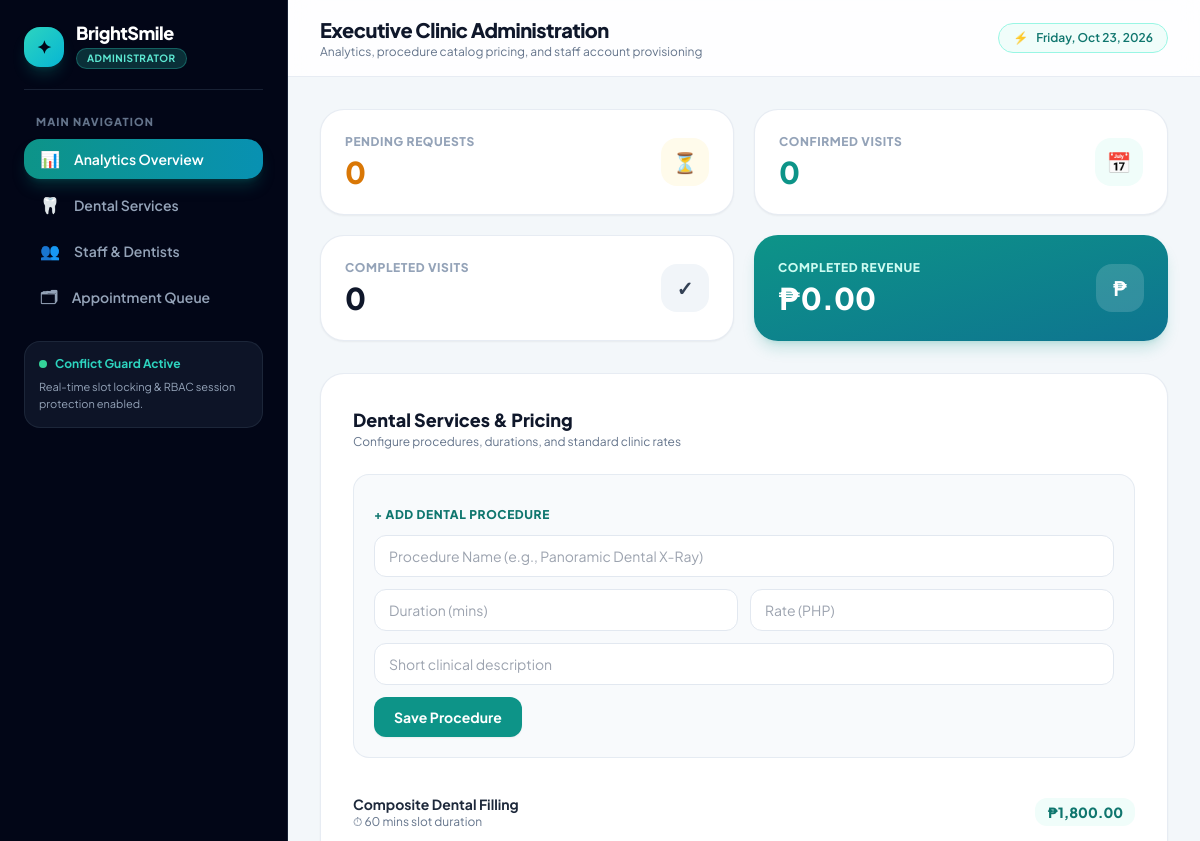
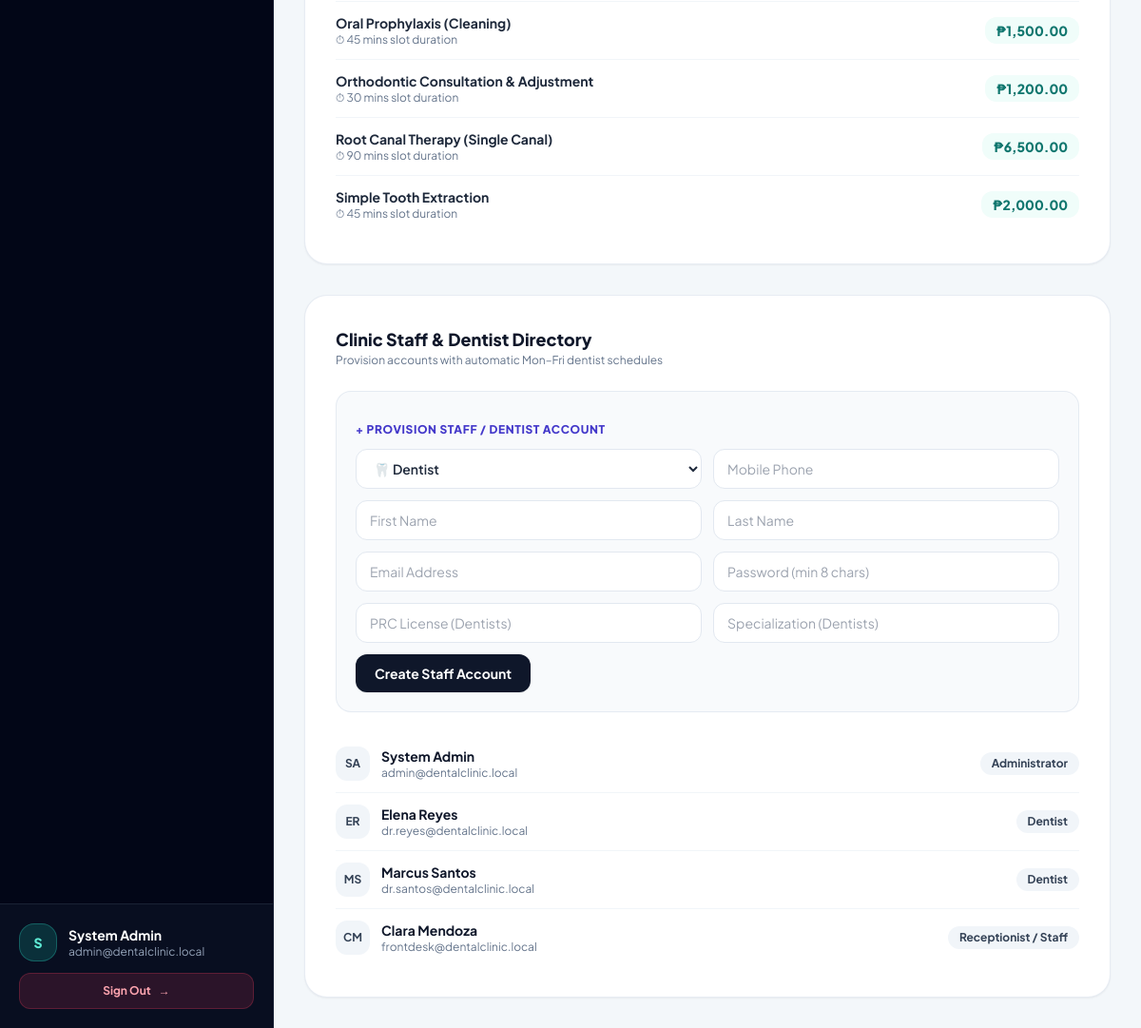
The app's page /public/admin/dashboard.php (signed in) with its own data (2 pictures, top to bottom).
### tables this page shows
CREATE TABLE `services` (
    `id` INT UNSIGNED AUTO_INCREMENT PRIMARY KEY,
    `name` VARCHAR(100) NOT NULL UNIQUE,
    `description` TEXT DEFAULT NULL,
    `duration_minutes` SMALLINT UNSIGNED NOT NULL DEFAULT 30 COMMENT 'Used to calculate end_time',
    `price` DECIMAL(10, 2) NOT NULL DEFAULT 0.00,
    `is_active` TINYINT(1) NOT NULL DEFAULT 1,
    `created_at` TIMESTAMP DEFAULT CURRENT_TIMESTAMP,
    `updated_at` TIMESTAMP DEFAULT CURRENT_TIMESTAMP ON UPDATE CURRENT_TIMESTAMP,
    INDEX `idx_services_active` (`is_active`)
);

CREATE TABLE `users` (
    `id` INT UNSIGNED AUTO_INCREMENT PRIMARY KEY,
    `role_id` TINYINT UNSIGNED NOT NULL,
    `first_name` VARCHAR(64) NOT NULL,
    `last_name` VARCHAR(64) NOT NULL,
    `email` VARCHAR(191) NOT NULL UNIQUE,
    `phone` VARCHAR(25) NOT NULL,
    `password_hash` VARCHAR(255) NOT NULL,
    `date_of_birth` DATE DEFAULT NULL COMMENT 'Primarily for patients',
    `license_number` VARCHAR(64) DEFAULT NULL COMMENT 'Applicable only to dentists',
    `specialization` VARCHAR(100) DEFAULT NULL COMMENT 'e.g., Orthodontics, Endodontics',
    `is_active` TINYINT(1) NOT NULL DEFAULT 1,
    `failed_login_attempts` TINYINT UNSIGNED NOT NULL DEFAULT 0,
    `locked_until` DATETIME DEFAULT NULL,
    `created_at` TIMESTAMP DEFAULT CURRENT_TIMESTAMP,
    `updated_at` TIMESTAMP DEFAULT CURRENT_TIMESTAMP ON UPDATE CURRENT_TIMESTAMP,
    CONSTRAINT `fk_users_role` FOREIGN KEY (`role_id`) REFERENCES `roles` (`id`) ON DELETE RESTRICT ON UPDATE CASCADE,
    INDEX `idx_users_role_active` (`role_id`, `is_active`),
    INDEX `idx_users_name` (`last_name`, `first_name`)
);

CREATE TABLE `roles` (
    `id` TINYINT UNSIGNED AUTO_INCREMENT PRIMARY KEY,
    `slug` VARCHAR(32) NOT NULL UNIQUE COMMENT 'admin, dentist, receptionist, client',
    `name` VARCHAR(64) NOT NULL,
    `description` VARCHAR(255) DEFAULT NULL,
    `created_at` TIMESTAMP DEFAULT CURRENT_TIMESTAMP
);

### src/Core/Security.php (called while the page is built, shortened)
<?php
final class Security
{
    public static function escape(?string $value): string
    {
        return htmlspecialchars($value, ENT_QUOTES | ENT_SUBSTITUTE, 'UTF-8');
    }
}

### public/admin/dashboard.php (the view, shortened to what this page needs)
<?php
require_once __DIR__ . '/../../src/Core/Security.php';
$pdo = Database::getConnection();
$stats = $pdo->query("
    SELECT
        COUNT(*) AS total_appointments,
        SUM(CASE WHEN status = 'Pending' THEN 1 ELSE 0 END) AS pending_count,
        SUM(CASE WHEN status = 'Confirmed' THEN 1 ELSE 0 END) AS confirmed_count,
        SUM(CASE WHEN status = 'Completed' THEN 1 ELSE 0 END) AS completed_count
    FROM appointments
")->fetch();
$revenue = $pdo->query("
    SELECT COALESCE(SUM(s.price), 0) AS total_revenue
    FROM appointments a
    INNER JOIN services s ON a.service_id = s.id
    WHERE a.status = 'Completed'
")->fetchColumn();
$services = $pdo->query('SELECT * FROM services ORDER BY name ASC')->fetchAll();
$staffList = $pdo->query("
    SELECT u.id, u.first_name, u.last_name, u.email, u.phone, u.specialization, u.is_active, r.name AS role_name
    FROM users u
    INNER JOIN roles r ON u.role_id = r.id
    WHERE r.slug IN ('admin', 'dentist', 'receptionist')
    ORDER BY r.id ASC, u.last_name ASC
")->fetchAll();
?>
<!DOCTYPE html>
<html lang="en" class="scroll-smooth">
<head>
    <script src="https://cdn.tailwindcss.com"></script>
</head>
<body class="bg-slate-100/80 h-screen overflow-hidden text-slate-800 flex">
    <?php require __DIR__ . '/../../views/layouts/sidebar.php'; ?>
    <div class="flex-1 flex flex-col min-w-0 h-screen overflow-y-auto scroll-smooth">
        <header class="sticky top-0 z-20 bg-white/85 backdrop-blur-md border-b border-slate-200/80 px-6 sm:px-8 py-4 flex justify-between items-center">
            <div>
                <h1 class="text-xl font-extrabold text-slate-900 tracking-tight">Executive Clinic Administration</h1>
                <p class="text-xs text-slate-500">Analytics, procedure catalog pricing, and staff account provisioning</p>
            </div>
            <div class="flex items-center gap-3">
                <span class="hidden sm:inline-flex items-center gap-2 text-xs font-semibold bg-teal-50 text-teal-700 border border-teal-200 px-3.5 py-1.5 rounded-full">
                    <span>⚡</span>
                    <span><?= date('l, M j, Y') ?></span>
                </span>
            </div>
        </header>
        <main class="p-6 sm:p-8 max-w-7xl w-full mx-auto space-y-8">
            <section id="overview" class="grid grid-cols-1 sm:grid-cols-2 xl:grid-cols-4 gap-5">
                <div class="bg-white p-6 rounded-3xl border border-slate-200/80 shadow-sm flex items-center justify-between">
                    <div>
                        <div class="text-xs text-slate-400 uppercase font-extrabold tracking-wider">Pending Requests</div>
                        <div class="text-3xl font-extrabold text-amber-600 mt-1"><?= (int) ($stats['pending_count'] ?? 0) ?></div>
                    </div>
                    <span class="w-12 h-12 rounded-2xl bg-amber-50 text-amber-600 flex items-center justify-center text-xl font-bold">⏳</span>
                </div>
                <div class="bg-white p-6 rounded-3xl border border-slate-200/80 shadow-sm flex items-center justify-between">
                    <div>
                        <div class="text-xs text-slate-400 uppercase font-extrabold tracking-wider">Confirmed Visits</div>
                        <div class="text-3xl font-extrabold text-teal-600 mt-1"><?= (int) ($stats['confirmed_count'] ?? 0) ?></div>
                    </div>
                    <span class="w-12 h-12 rounded-2xl bg-teal-50 text-teal-600 flex items-center justify-center text-xl font-bold">📅</span>
                </div>
                <div class="bg-white p-6 rounded-3xl border border-slate-200/80 shadow-sm flex items-center justify-between">
                    <div>
                        <div class="text-xs text-slate-400 uppercase font-extrabold tracking-wider">Completed Visits</div>
                        <div class="text-3xl font-extrabold text-slate-900 mt-1"><?= (int) ($stats['completed_count'] ?? 0) ?></div>
                    </div>
                    <span class="w-12 h-12 rounded-2xl bg-slate-100 text-slate-700 flex items-center justify-center text-xl font-bold">✓</span>
                </div>
                <div class="bg-gradient-to-br from-teal-600 to-cyan-700 text-white p-6 rounded-3xl shadow-lg shadow-teal-600/20 flex items-center justify-between">
                    <div>
                        <div class="text-xs text-teal-100 uppercase font-extrabold tracking-wider">Completed Revenue</div>
                        <div class="text-3xl font-extrabold mt-1">₱<?= number_format((float) $revenue, 2) ?></div>
                    </div>
                    <span class="w-12 h-12 rounded-2xl bg-white/15 flex items-center justify-center text-xl font-bold">₱</span>
                </div>
            </section>
            <div class="grid grid-cols-1 xl:grid-cols-12 gap-8">
                <section id="services" class="xl:col-span-6 bg-white p-6 sm:p-8 rounded-3xl border border-slate-200/80 shadow-sm space-y-6">
                    <div>
                        <h2 class="text-lg font-extrabold text-slate-900">Dental Services & Pricing</h2>
                        <p class="text-xs text-slate-500">Configure procedures, durations, and standard clinic rates</p>
                    </div>
                    <form method="POST" class="space-y-3 bg-slate-50 p-5 rounded-2xl border border-slate-200/80 text-sm">
                        <div class="text-xs font-extrabold uppercase tracking-wider text-teal-700">+ Add Dental Procedure</div>
                        <input type="text" name="name" placeholder="Procedure Name (e.g., Panoramic Dental X-Ray)" required
                               class="w-full bg-white border border-slate-200 rounded-xl px-3.5 py-2.5">
                        <div class="grid grid-cols-2 gap-3">
                            <input type="number" name="duration_minutes" placeholder="Duration (mins)" min="15" step="15" required
                                   class="w-full bg-white border border-slate-200 rounded-xl px-3.5 py-2.5">
                            <input type="number" name="price" placeholder="Rate (PHP)" min="0" step="0.01" required
                                   class="w-full bg-white border border-slate-200 rounded-xl px-3.5 py-2.5">
                        </div>
                        <input type="text" name="description" placeholder="Short clinical description"
                               class="w-full bg-white border border-slate-200 rounded-xl px-3.5 py-2.5">
                        <button type="submit" class="bg-teal-600 text-white font-bold px-5 py-2.5 rounded-xl hover:bg-teal-700 shadow-sm transition">
                            Save Procedure
                        </button>
                    </form>
                    <div class="divide-y divide-slate-100 text-sm">
                        <?php foreach ($services as $svc): ?>
                            <div class="py-3 flex justify-between items-center">
                                <div>
                                    <div class="font-bold text-slate-800"><?= Security::escape($svc['name']) ?></div>
                                    <div class="text-xs text-slate-500">⏱ <?= (int) $svc['duration_minutes'] ?> mins slot duration</div>
                                </div>
                                <div class="font-extrabold text-teal-700 bg-teal-50 px-3 py-1 rounded-xl">
                                    ₱<?= number_format((float) $svc['price'], 2) ?>
                                </div>
                            </div>
                        <?php endforeach; ?>
                    </div>
                </section>
                <section id="staff" class="xl:col-span-6 bg-white p-6 sm:p-8 rounded-3xl border border-slate-200/80 shadow-sm space-y-6">
                    <div>
                        <h2 class="text-lg font-extrabold text-slate-900">Clinic Staff & Dentist Directory</h2>
                        <p class="text-xs text-slate-500">Provision accounts with automatic Mon–Fri dentist schedules</p>
                    </div>
                    <form method="POST" class="space-y-3 bg-slate-50 p-5 rounded-2xl border border-slate-200/80 text-sm">
                        <div class="text-xs font-extrabold uppercase tracking-wider text-indigo-700">+ Provision Staff / Dentist Account</div>
                        <div class="grid grid-cols-2 gap-3">
                            <select name="role_id" required class="bg-white border border-slate-200 rounded-xl px-3.5 py-2.5 font-semibold">
                                <option value="2">🦷 Dentist</option>
                            </select>
                            <input type="text" name="phone" placeholder="Mobile Phone" required class="bg-white border border-slate-200 rounded-xl px-3.5 py-2.5">
                        </div>
                        <div class="grid grid-cols-2 gap-3">
                            <input type="text" name="first_name" placeholder="First Name" required class="bg-white border border-slate-200 rounded-xl px-3.5 py-2.5">
                            <input type="text" name="last_name" placeholder="Last Name" required class="bg-white border border-slate-200 rounded-xl px-3.5 py-2.5">
                        </div>
                        <div class="grid grid-cols-2 gap-3">
                            <input type="email" name="email" placeholder="Email Address" required class="bg-white border border-slate-200 rounded-xl px-3.5 py-2.5">
                            <input type="password" name="password" placeholder="Password (min 8 chars)" minlength="8" required class="bg-white border border-slate-200 rounded-xl px-3.5 py-2.5">
                        </div>
                        <div class="grid grid-cols-2 gap-3">
                            <input type="text" name="license_number" placeholder="PRC License (Dentists)" class="bg-white border border-slate-200 rounded-xl px-3.5 py-2.5">
                            <input type="text" name="specialization" placeholder="Specialization (Dentists)" class="bg-white border border-slate-200 rounded-xl px-3.5 py-2.5">
                        </div>
                        <button type="submit" class="bg-slate-900 text-white font-bold px-5 py-2.5 rounded-xl hover:bg-slate-800 shadow-sm transition">
                            Create Staff Account
                        </button>
                    </form>
                    <div class="divide-y divide-slate-100 text-sm">
                        <?php foreach ($staffList as $stf): ?>
                            <div class="py-3 flex justify-between items-center">
                                <div class="flex items-center gap-3">
                                    <span class="w-9 h-9 rounded-xl bg-slate-100 text-slate-700 font-bold text-xs flex items-center justify-center">
                                        <?= Security::escape(strtoupper(substr($stf['first_name'], 0, 1) . substr($stf['last_name'], 0, 1))) ?>
                                    </span>
                                    <div>
                                        <div class="font-bold text-slate-900"><?= Security::escape($stf['first_name'] . ' ' . $stf['last_name']) ?></div>
                                        <div class="text-xs text-slate-500"><?= Security::escape($stf['email']) ?></div>
                                    </div>
                                </div>
                                <span class="text-xs px-3 py-1 rounded-full bg-slate-100 font-bold text-slate-700">
                                    <?= Security::escape($stf['role_name']) ?>
                                </span>
                            </div>
                        <?php endforeach; ?>
                    </div>
                </section>
            </div>
        </main>
    </div>
</body>
</html>

### records on screen
services: name "Composite Dental Filling", duration_minutes "60", price "1,800.00"
services: name "Oral Prophylaxis (Cleaning)", duration_minutes "45", price "1,500.00"
services: name "Orthodontic Consultation & Adjustment", duration_minutes "30", price "1,200.00"
services: name "Root Canal Therapy (Single Canal)", duration_minutes "90", price "6,500.00"
services: name "Simple Tooth Extraction", duration_minutes "45", price "2,000.00"
users: first_name+last_name "SA", first_name+last_name "System Admin", email "admin@dentalclinic.local", role.name "Administrator"
users: first_name+last_name "ER", first_name+last_name "Elena Reyes", email "dr.reyes@dentalclinic.local", role.name "Dentist"
users: first_name+last_name "MS", first_name+last_name "Marcus Santos", email "dr.santos@dentalclinic.local", role.name "Dentist"
users: first_name+last_name "CM", first_name+last_name "Clara Mendoza", email "frontdesk@dentalclinic.local", role.name "Receptionist / Staff"

### other values on screen
Security::escape($roleMeta['label']) "ADMINISTRATOR"
$item['icon'] "📊"
Security::escape($item['label']) "Analytics Overview"
$item['icon'] "🦷"
Security::escape($item['label']) "Dental Services"
$item['icon'] "👥"
Security::escape($item['label']) "Staff & Dentists"
$item['icon'] "🗂"
Security::escape($item['label']) "Appointment Queue"
Security::escape($currentUser['name'] ?? '') "System Admin"
Security::escape($currentUser['email'] ?? '') "admin@dentalclinic.local"
$stats['pending_count'] "0"
$stats['confirmed_count'] "0"
$stats['completed_count'] "0"
$revenue "0.00"
